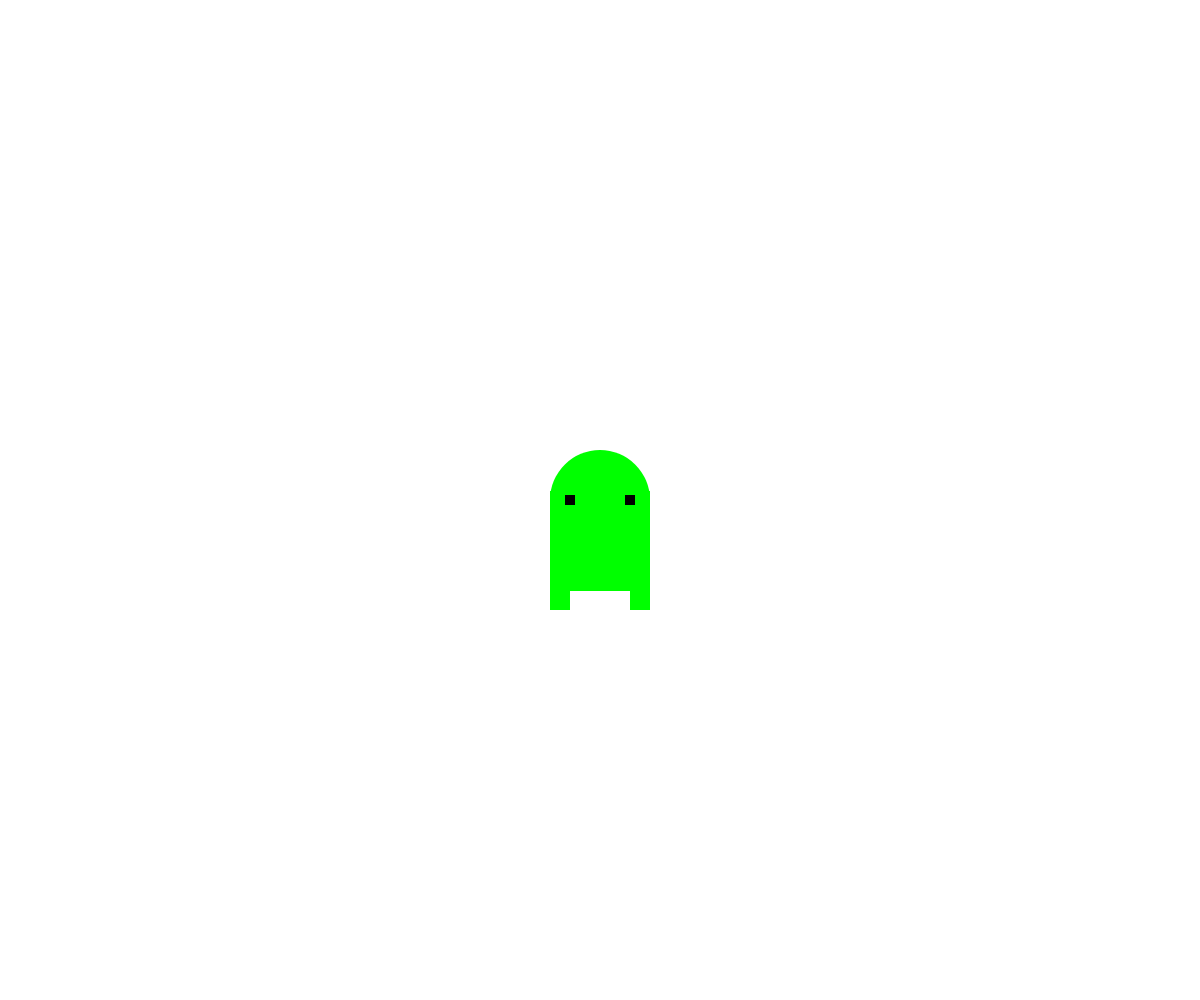
Frame 1 (no input)
Frame 60 (no input): identical to frame 1, image omitted
Frame 120 (the mouse pressed at the canvas centre since frame 60): identical to frame 1, image omitted

The p5.js sketch that drew this single still picture (run headless with seeded random() and noise() and a simulated clock; from frame 60 on, the mouse is pressed at the canvas centre):

// p5.js sketch
// ── sketch.js
// Project Title
// Your Name
// Date
//
// Extra for Experts:
// - describe what you did to take this project "above and beyond"


function setup() {
  createCanvas(windowWidth, windowHeight);
  rectMode(CENTER);
}

function draw() {
  background(255);
  noStroke()

  fill(0,255,0);
  circle(width/2,height/2,100);
  rect(width/2,height/2+41,100);
  rect(width/2-40,height/2+100,20);
  rect(width/2+40,height/2+100,20);
  fill(0,0,0)
  rect(width/2+30,height/2,10);
  rect(width/2-30,height/2,10);
}
